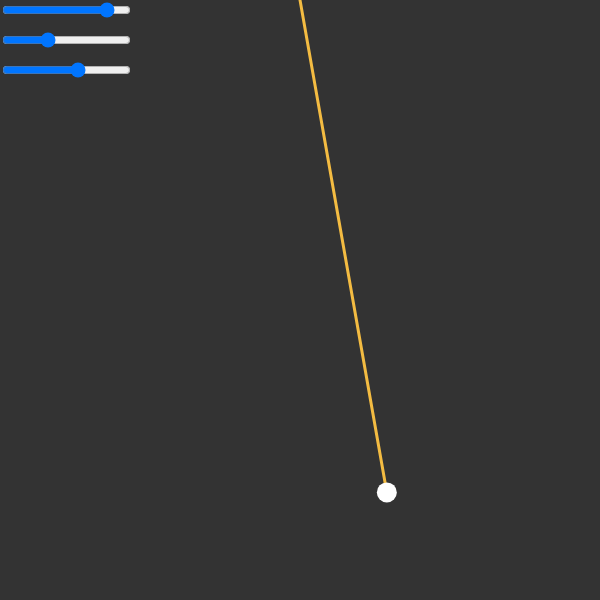
Frame 1 (no input)
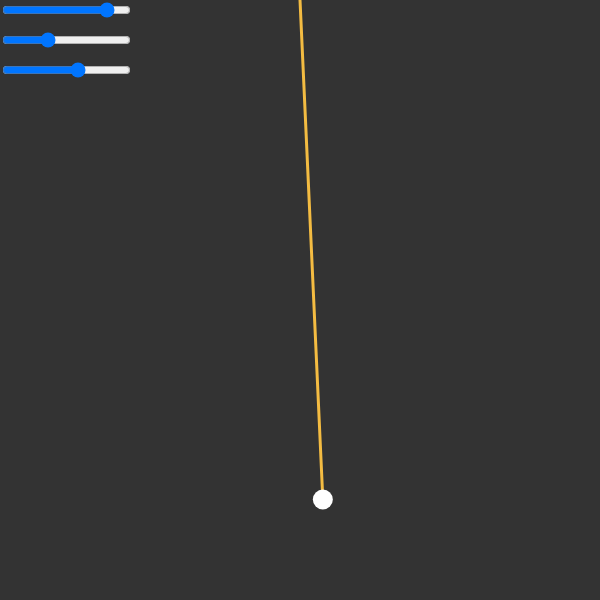
Frame 60 (no input)
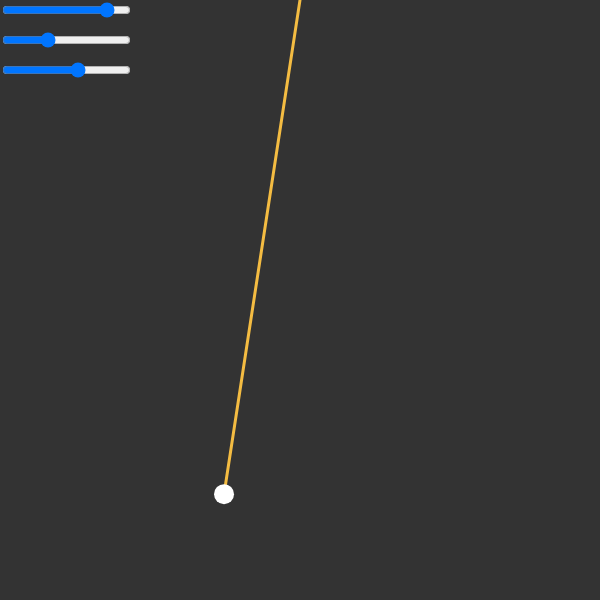
Frame 120 (the mouse pressed at the canvas centre since frame 60)

The p5.js sketch that drew these frames (run headless with seeded random() and noise() and a simulated clock; from frame 60 on, the mouse is pressed at the canvas centre):

// p5.js sketch
// ── sketch.js
function setup() {
	createCanvas(600, 600);
	frameRate(framerate);

	Slider1 = createSlider(50,575,500,1);
	Slider1.position(0,0);
	Slider2 = createSlider(5,20,10,1);
	Slider2.position(0,30);
	Slider3 = createSlider(3.5,14,9.81,0.1);
	Slider3.position(0,60);
}

var Slider1;
var Slider2;
var Slider3;

//do not change these
var conter = 0;
var pos;
var angle;
//do not change these

//changable variables
var LengthInP = 500; // length of rope in mm
var StartAngle = 10;      // the start angle
var gravity = 9.81; // the gravity vector in m/s²
var framerate = 200;
//changable variables

function draw() {
	LengthInP = Slider1.value();
	StartAngle = Slider2.value();
	gravity = Slider3.value();
	//----------------
	  background(51);
	  translate(width/2, 0);
	  stroke(244, 188, 66);
	  strokeWeight(3);
	  //----------------

	  //calculate new position
	  angle = StartAngle*cos(sqrt(gravity/(LengthInP/1000))*(conter/framerate));
	  pos = new p5.Vector(sin(radians(angle))*LengthInP, cos(radians(angle))*LengthInP);
	  //calculate new position

	  //draw
	  line(pos.x, pos.y, 0, 0);
	  strokeWeight(20);
	  stroke(255);
	  point(pos.x, pos.y);
	  //draw


	  //count the frames
	  conter++;
	  //count the frames
}
